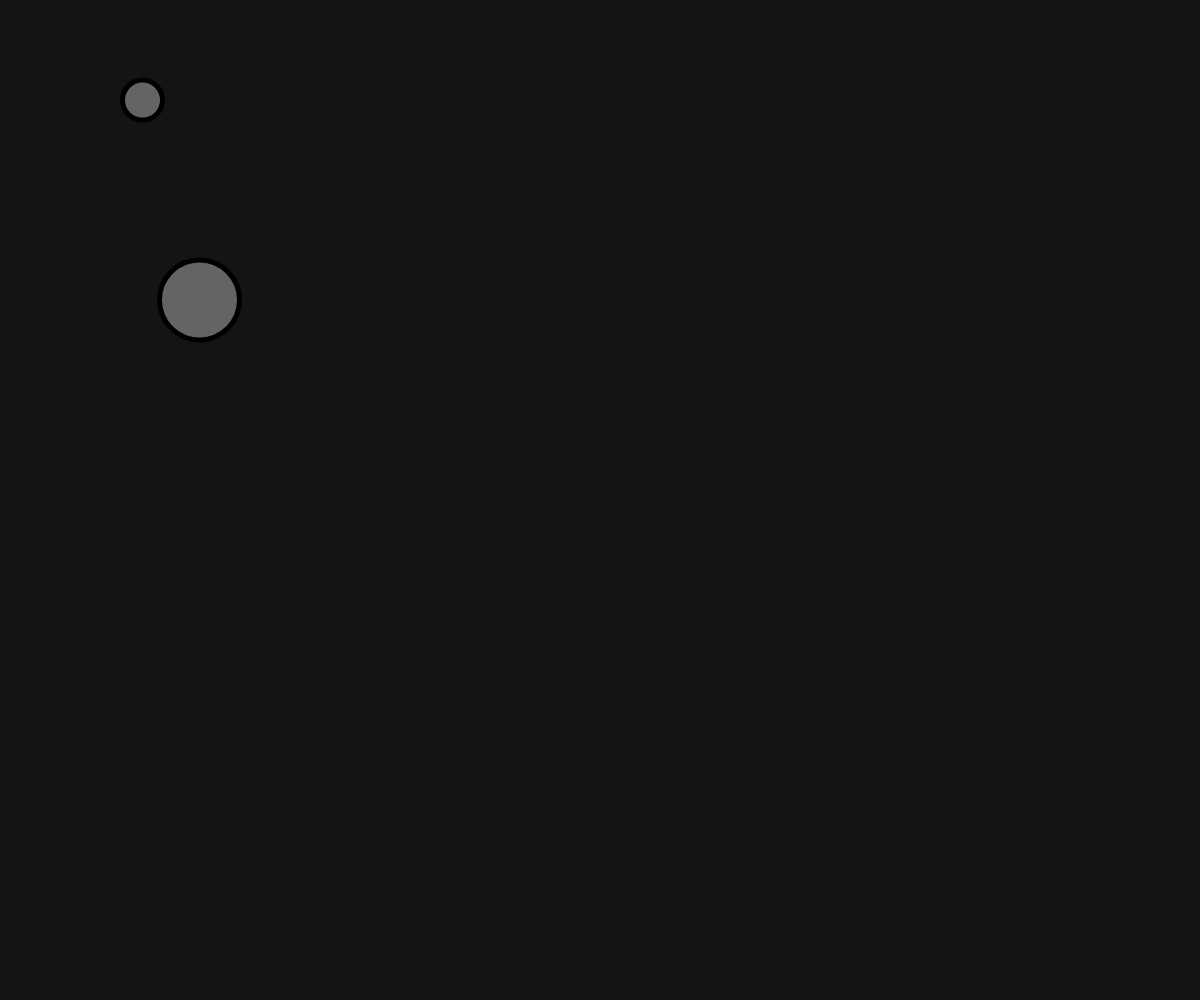
Frame 1 (no input)
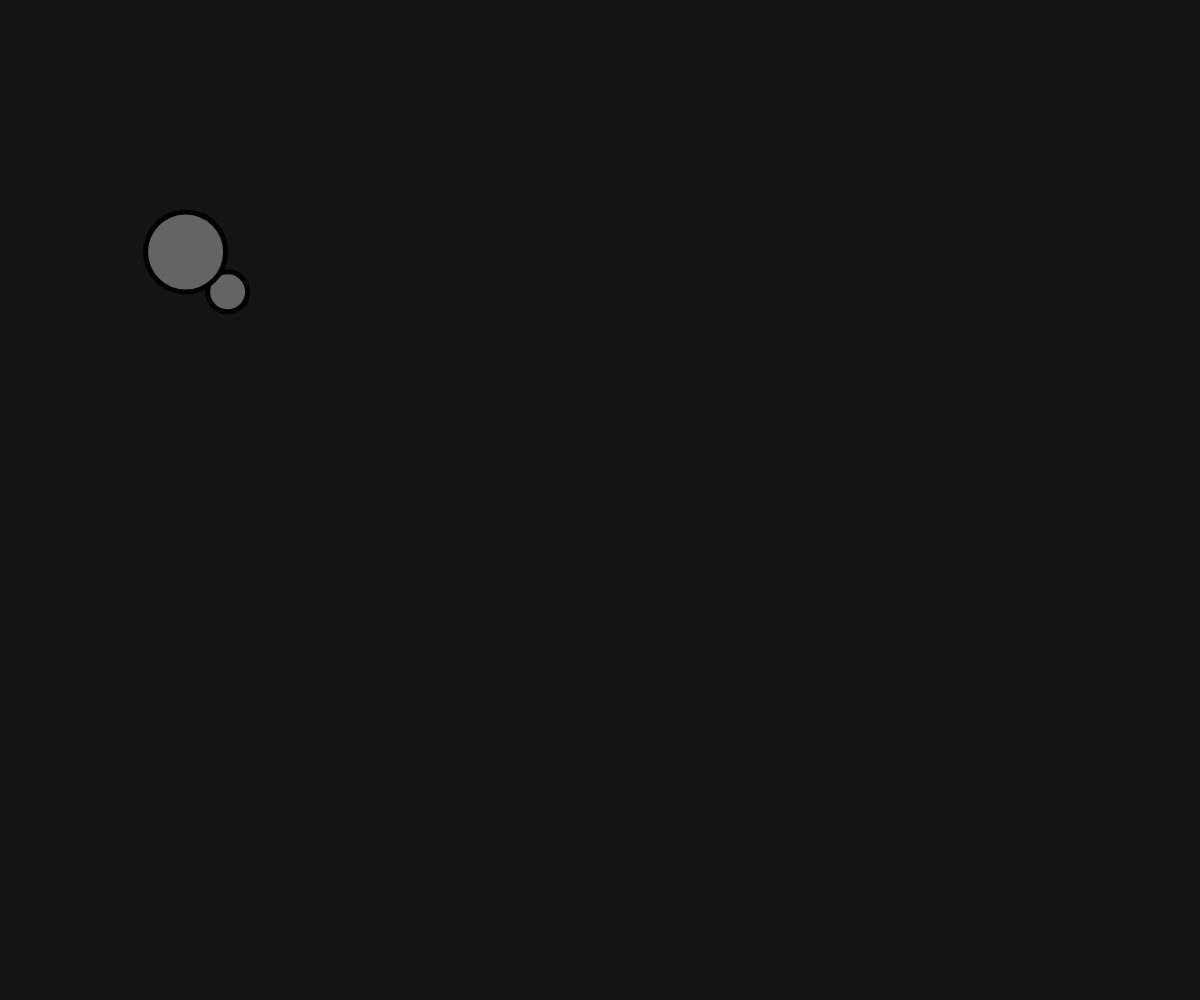
Frame 60 (no input)
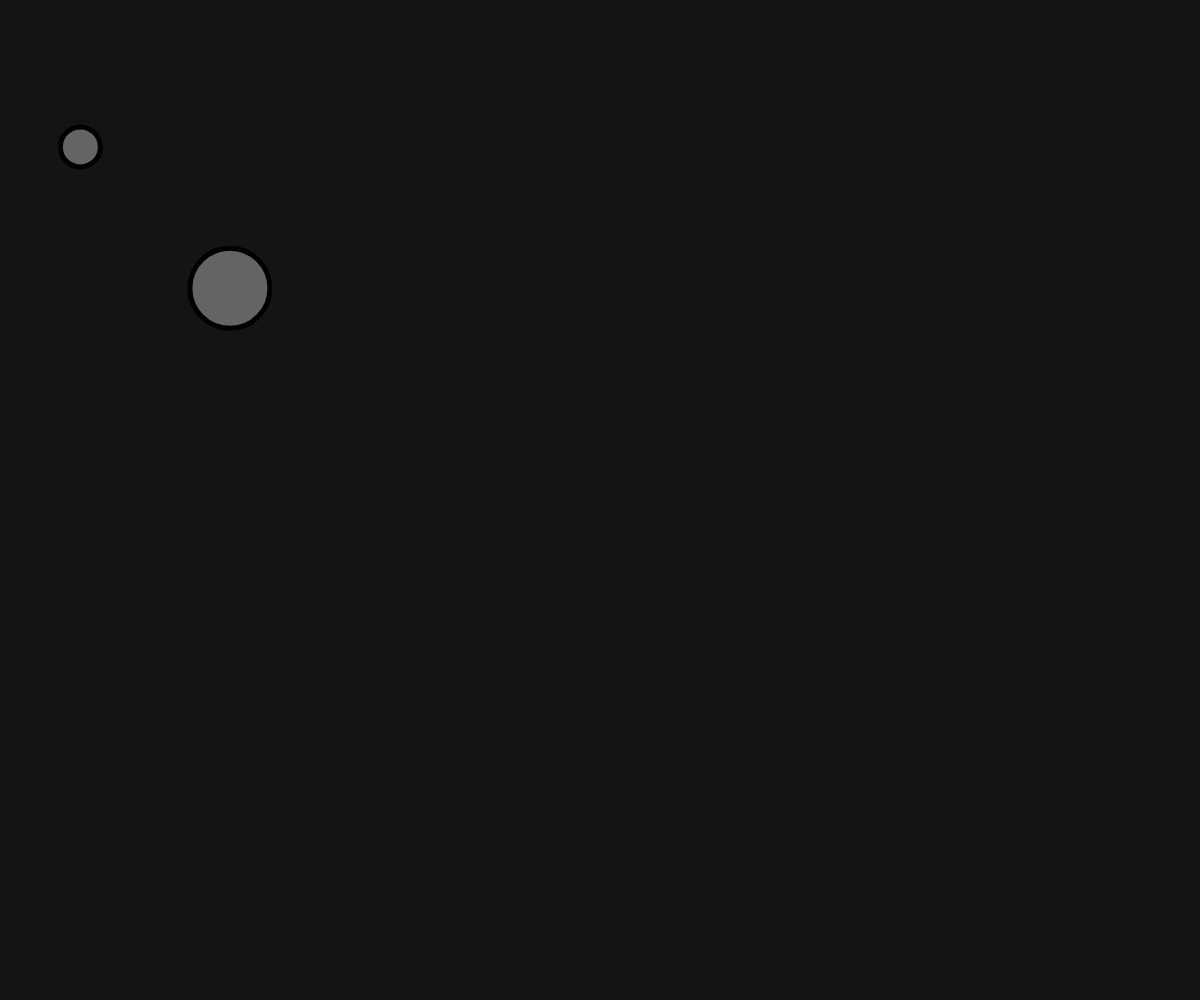
Frame 120 (the mouse pressed at the canvas centre since frame 60)

The p5.js sketch that drew these frames (run headless with seeded random() and noise() and a simulated clock; from frame 60 on, the mouse is pressed at the canvas centre):

// p5.js sketch
// ── sketch.js

class Planet {
  constructor(x, y, hsp, vsp, r) {
    this.pos = createVector(x, y);
    this.vel = createVector(hsp, vsp);
    this.acc = createVector(0, 0);
    this.r = r;
    this.m =  pow(r, 2);
  }

  applyGravity(other){
    var norm = other.pos.copy().sub(this.pos).normalize();
    var dist = this.pos.dist(other.pos);
    var force = 2*this.m*other.m / pow(dist, 2);
    this.applyForce(norm.mult(force));
  }
  applyForce(force){
    this.acc.add(force.mult(1/this.m));
  }

  update(){
    this.vel.add(this.acc);
    this.pos.add(this.vel);
    this.acc = createVector(0);
  }

  display(){
    fill(100);
    stroke(0);
    strokeWeight(5);
    ellipse(this.pos.x, this.pos.y, this.r*2, this.r*2);
  }
}


let planets = [];

function setup() {
  createCanvas(windowWidth, windowHeight);
  planets.push(new Planet(140, 100, 2.5, 0, 20));
  planets.push(new Planet(200, 300, -0.5, 0, 40));
  //planets.push(new Planet(140, 200, -5, 0, 4));
}

function draw() {
  background(20);

  for(let planet of planets){
    for(let other of planets){
      if(other == planet){ continue; }
      planet.applyGravity(other);
    }
  }
  for(let planet of planets){
    planet.update();
    planet.display();
  }
}

function windowResized() {
  resizeCanvas(windowWidth, windowHeight);
}
